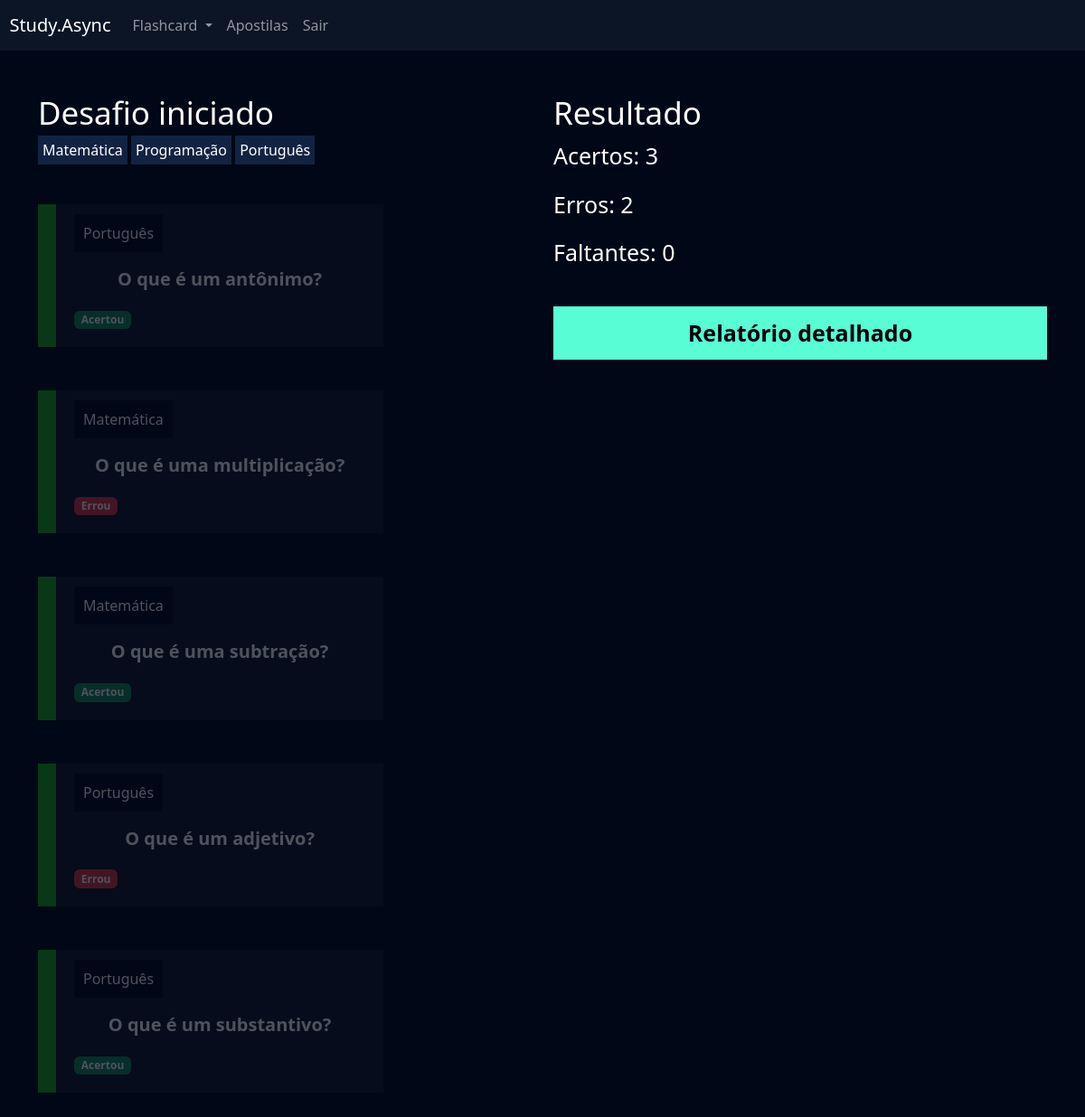
/flashcard/desafio/4/ (signed in), run on the app's committed database.
### flashcard/models.py (models this page shows, shortened)
class Categoria(models.Model):
    nome = models.CharField(max_length=20)
    def __str__(self):
        return self.nome

class FlashcardDesafio(models.Model):
    flashcard = models.ForeignKey(Flashcard, on_delete=models.DO_NOTHING)
    respondido = models.BooleanField(default=False)
    acertou = models.BooleanField(default=False)

class Flashcard(models.Model):
    DIFICULDADE_CHOICES = (('D', 'Difícil'), ('M', 'Médio'), ('F', 'Fácil'))
    user = models.ForeignKey(User, on_delete=models.DO_NOTHING)
    pergunta = models.CharField(max_length=100)
    resposta = models.TextField()
    categoria = models.ForeignKey(Categoria, on_delete=models.DO_NOTHING)
    dificuldade = models.CharField(max_length=1, choices=DIFICULDADE_CHOICES)
    @property
    def css_dificuldade(self):
        if self.dificuldade == 'F':
            return 'flashcard-facil'
        elif self.dificuldade == 'M':
            return 'flashcard-medio'
        elif self.dificuldade == 'D':
            return 'flashcard-dificil'

### flashcard/views.py (the view)
# urls.py: path('desafio/<int:id>/', views.desafio, name='desafio'),
def desafio(request, id):
    desafio = Desafio.objects.get(id=id)
    if not desafio.user == request.user:
        raise Http404()
    if request.method == 'GET':
        acertos = desafio.flashcards.filter(respondido=True).filter(acertou=True).count()
        erros = desafio.flashcards.filter(respondido=True).filter(acertou=False).count()
        faltantes = desafio.flashcards.filter(respondido=False).count()
        categorias = desafio.categoria.all()
        return render(request,'desafio.html', {'desafio': desafio, 'acertos': acertos, 'erros': erros, 'faltantes': faltantes, 'categorias': categorias})

### flashcard/templates/desafio.html (shortened to what this page needs)
{% extends "base.html" %}
{% load static %}
{% block 'cabecalho' %}
    <link href="{% static 'usuarios/css/cadastro.css' %}" rel="stylesheet">
    <link href="{% static 'flashcard/css/novo_flashcard.css' %}" rel="stylesheet">
    <link href="{% static 'flashcard/css/iniciar_desafio.css' %}" rel="stylesheet">
    <link href="{% static 'flashcard/css/desafio.css' %}" rel="stylesheet">
    <link href='https://unpkg.com/boxicons@2.1.4/css/boxicons.min.css' rel='stylesheet'>
{% endblock 'cabecalho' %}
{% block 'conteudo' %}
    {% include "partials/header.html" %}
    <div class="container">
        <br>
        <br>
        <div class="row">
            <div class="col-md">
                <h3 class="fonte-secundaria" >Desafio iniciado</h3>
                {% for categoria in categorias %}
                    <span class="badge-categoria">{{ categoria.nome }}</span>
                {% endfor %}
                <br>
                <br>
                <br>
                {% for flash in desafio.flashcards.all %}
                    <div class="box-new-flashcard {% if flash.respondido %}op2{% endif %}">
                        <div class="flashcard {{flash.flashcard.css_dificuldade}}">
                            <div class="flashcard-categoria">
                                {{flash.flashcard.categoria}}
                            </div>
                            <br>
                            <br>
                            <div class="flashcard-box-item" onclick="flip_card({{flash.id}})">
                                <p class="flashcard-item">{{flash.flashcard.pergunta}}</p>
                            </div>
                            {% if not flash.respondido %}
                            <div class="responder">
                                <a href="{% url 'responder_flashcard' flash.id %}?acertou=0&desafio_id={{desafio.id}}"><i class='bx bxs-x-square icone-vermelho'></i></a>
                                <a href="{% url 'responder_flashcard' flash.id %}?acertou=1&desafio_id={{desafio.id}}"><i class='bx bxs-check-square icone-verde' ></i></a>
                            </div>
                            {% else %}
                                {% if flash.acertou %}
                                    <span class="badge bg-success">Acertou</span>
                                {% else %}
                                    <span class="badge bg-danger">Errou</span>
                                {% endif%}
                            {% endif %}
                        </div>
                    </div>
                    <br>
                    <br>
                {% endfor %}
            </div>
            <div class="col-md">
                <h3 class="fonte-secundaria">Resultado</h3>
                <p class="fonte-p">Acertos: {{acertos}}</p>
                <p class="fonte-p">Erros: {{erros}}</p>
                <p class="fonte-p">Faltantes: {{faltantes}}</p>
                <br>
                <a class="btn-cadastro btn-desafio" href="{% url 'relatorio' desafio.id %}">Relatório detalhado</a>
            </div>
        </div>
    </div>
{% endblock 'conteudo' %}

### templates/static/geral/css/base.css (style rules this page uses)
:root { --main-color: #0b1526; --dark-color: #000716; --secondary-dark-color: rgb(15, 2, 26); --light-color: #00c1f3; --contrast-color: #f4c96b; --differential-color: #58fcd5; }
body { background-color: var(--dark-color) !important; color: white !important; }

### templates/static/usuarios/css/cadastro.css (style rules this page uses)
* { margin: 0; padding: 0; }
.btn-cadastro { padding: 10px; background-color: #58fcd5; border: none; border: 1px solid #58fcd5; font-size: 18px; font-weight: bold; padding-left: 25px; padding-right: 25px; }

### templates/static/flashcard/css/novo_flashcard.css (style rules this page uses)
.box-new-flashcard { width: 70%; margin: auto; }
.flashcard { background-color: rgba(255, 255, 255, .08); padding: 20px; }
.flashcard-box-item { text-align: center; }
.flashcard p { font-size: 20px; font-weight: bold; cursor: pointer; }
.flashcard-facil { border-left: 20px solid #1DAB1A; }
.flashcard-categoria { background-color: var(--dark-color); display: inline; padding: 10px; }

### templates/static/flashcard/css/iniciar_desafio.css (style rules this page uses)
.fonte-secundaria { font-size: 35px; }

### templates/static/flashcard/css/desafio.css (style rules this page uses)
.badge-categoria { padding: 5px; background-color: #122342; }
.box-new-flashcard { margin: 0; }
.op2 { opacity: .3; }
.fonte-p { font-size: 25px; }
.btn-desafio { width: 100% !important; color: black; text-decoration: none; display: block; text-align: center; font-size: 25px; }

### data on the page
Categoria: nome "Matemática"
Categoria: nome "Programação"
Categoria: nome "Português"
FlashcardDesafio: flashcard.categoria "Português", flashcard.pergunta "O que é um antônimo?", respondido "Acertou"
FlashcardDesafio: flashcard.categoria "Matemática", flashcard.pergunta "O que é uma multiplicação?", respondido "Errou"
FlashcardDesafio: flashcard.categoria "Matemática", flashcard.pergunta "O que é uma subtração?", respondido "Acertou"
FlashcardDesafio: flashcard.categoria "Português", flashcard.pergunta "O que é um adjetivo?", respondido "Errou"
FlashcardDesafio: flashcard.categoria "Português", flashcard.pergunta "O que é um substantivo?", respondido "Acertou"

### other printed values
{{ acertos }} "3"
{{ erros }} "2"
{{ faltantes }} "0"
